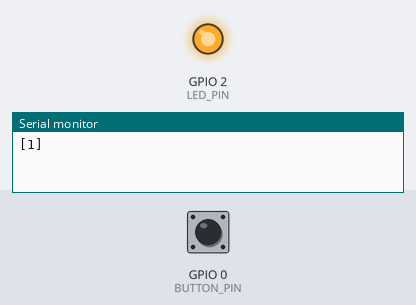
Recording of a program running on a simulated ESP32. Parts: output pins drawn as LEDs (lit = HIGH), the last lines printed to the serial monitor. The test bench sets the inputs (shaded band); at power-on: GPIO 0 (BUTTON_PIN) HIGH.

Above: at 1.2 s.
1.3 s: GPIO 0 (BUTTON_PIN) pulled LOW for 0.15 s
At 1.6 s:
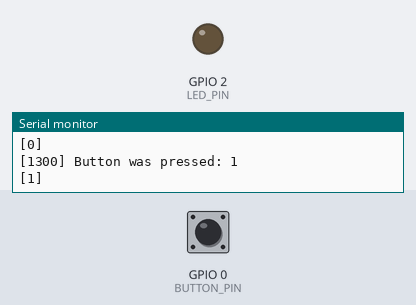
2.9 s: GPIO 0 (BUTTON_PIN) pulled LOW for 1 s
At 4.0 s:
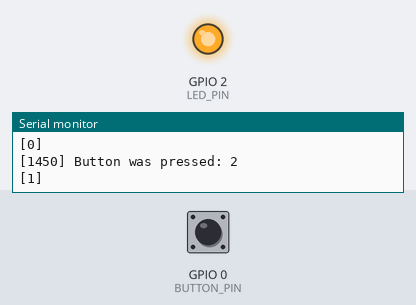
5.4 s: GPIO 0 (BUTTON_PIN) pulled LOW for 3.2 s
At 5.9 s:
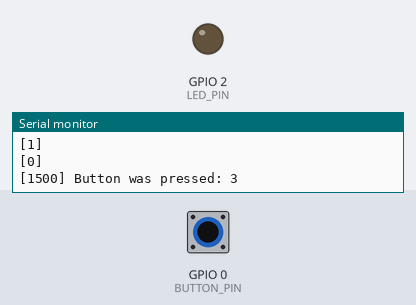
Timing chart, 0 to 8.4 s (numbered marks = the images above; inputs shaded):
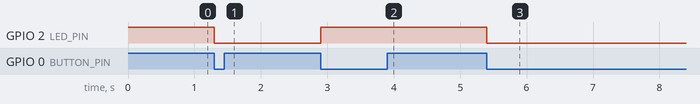

Measured:
- after the input at 1.3 s, GPIO 2 (LED_PIN): HIGH → LOW at once
- after the input at 2.9 s, GPIO 2 (LED_PIN): LOW → HIGH at once
- after the input at 5.4 s, GPIO 2 (LED_PIN): HIGH → LOW at once

The program:

main.cpp
```cpp
/**
 * @brief: This program used to study how to debounce button.
 *
 * @note: For more detail about this debounce technique,
 *        see "Docs" folder.
 */

#include <Arduino.h>

#define DEBOUNCE_TIME   50
#define BUTTON_PIN      0
#define LED_PIN         2

bool ledState = HIGH;
bool buttonStateNow = LOW;
bool buttonStatePrev = LOW;
uint8_t count = 0;
uint32_t timePrev = 0;

void setup() {
  pinMode(BUTTON_PIN, INPUT_PULLUP);
  pinMode(LED_PIN, OUTPUT);

  // set initial LED state
  digitalWrite(LED_PIN, ledState);
}

void loop() {
  buttonStatePrev = buttonStateNow;
  buttonStateNow = digitalRead(BUTTON_PIN);

  //If detect button change status
  if(buttonStateNow != buttonStatePrev) {
    printf("[%d]\n", buttonStateNow);

    //If detect falling edge && time passed is higher 50ms
    if(buttonStateNow == LOW && (millis()-timePrev) > DEBOUNCE_TIME) {
      printf("[%d] ", millis()-timePrev);

      //Do something in here
      count++;
      printf("Button was pressed: %d\n", count);

      ledState = !ledState;
      digitalWrite(LED_PIN, ledState);
    }

    //Save time
    timePrev = millis();
  }
}
```
